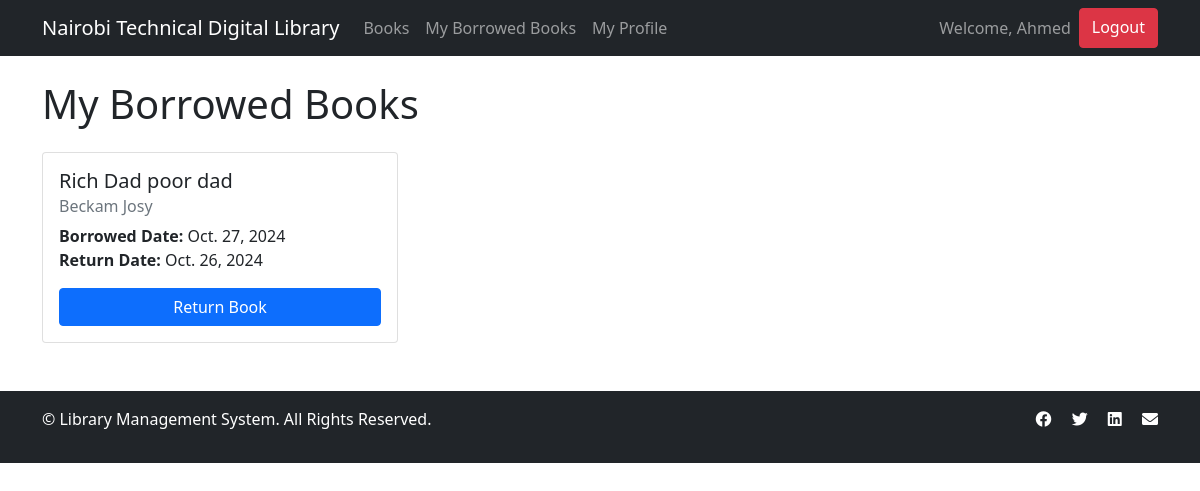
Screenshot of /borrowed/ (signed in) with the database file from the repository.
### library/models.py (models this page shows, shortened)
class BorrowedBook(models.Model):
    user = models.ForeignKey(User, on_delete=models.CASCADE)
    book = models.ForeignKey(Book, on_delete=models.CASCADE)
    borrowed_date = models.DateField(auto_now_add=True)
    return_date = models.DateField()
    returned = models.BooleanField(default=False)

class Book(models.Model):
    title = models.CharField(max_length=200)
    image= models.ImageField(upload_to='book_pics/', blank=True, null=True)
    author = models.CharField(max_length=100)
    isbn = models.CharField(max_length=13, unique=True)
    publication_date = models.DateField()
    available_copies = models.IntegerField(default=1)
    created_at = models.DateTimeField(auto_now_add=True)
    updated_at = models.DateTimeField(auto_now=True)

### library/views.py (the view)
# urls.py: path('borrowed/', views.borrowed_books, name='borrowed_books'),
@login_required
def borrowed_books(request):
    borrowed_books = BorrowedBook.objects.filter(user=request.user, returned=False)
    return render(request, 'library/borrowed_books.html', {'borrowed_books': borrowed_books})

### library/templates/library/borrowed_books.html (shortened to what this page needs)
{% extends 'base.html' %}
{% block content %}
<h1 class="mb-4">My Borrowed Books</h1>
<div class="row row-cols-1 row-cols-md-3 g-4">
    {% for borrowed in borrowed_books %}
    <div class="col">
        <div class="card h-100">
            <div class="card-body">
                <h5 class="card-title">{{ borrowed.book.title }}</h5>
                <h6 class="card-subtitle mb-2 text-muted">{{ borrowed.book.author }}</h6>
                <p class="card-text">
                    <strong>Borrowed Date:</strong> {{ borrowed.borrowed_date }}<br>
                    <strong>Return Date:</strong> {{ borrowed.return_date }}
                </p>
                <div class="d-grid">
                    <a href="{% url 'return_book' borrowed.pk %}" class="btn btn-primary">Return Book</a>
                </div>
            </div>
        </div>
    </div>
    {% empty %}
    <div class="col">
        <p>You haven't borrowed any books yet.</p>
    </div>
    {% endfor %}
</div>
{% endblock %}

### library/templates/base.html (shortened to what this page needs)
<!DOCTYPE html>
<html lang="en">
<head>
    <link
        href="https://cdn.jsdelivr.net/npm/bootstrap@5.1.3/dist/css/bootstrap.min.css"
        rel="stylesheet">
    <link
        rel="stylesheet"
        href="https://cdnjs.cloudflare.com/ajax/libs/font-awesome/6.0.0-beta3/css/all.min.css">
</head>
<body>
    <nav class="navbar navbar-expand-lg navbar-dark bg-dark mb-4">
        <div class="container">
            <a class="navbar-brand" href="{% url 'book_list' %}"> Nairobi Technical Digital Library</a>
            <div class="collapse navbar-collapse" id="navbarNav">
                <ul class="navbar-nav me-auto">
                    <li class="nav-item">
                        <a class="nav-link" href="{% url 'book_list' %}">Books</a>
                    </li>
                    {% if user.is_authenticated %}
                    <li class="nav-item">
                        <a class="nav-link" href="{% url 'borrowed_books' %}">My Borrowed Books</a>
                    </li>
                    <li class="nav-item">
                        <a class="nav-link" href="{% url 'profile' %}">My Profile</a>
                    </li>
                    {% endif %}
                </ul>
                <ul class="navbar-nav">
                    {% if user.is_authenticated %}
                    <li class="nav-item">
                        <span class="nav-link">Welcome, {{ user.username }}</span>
                    </li>
                    <a href="{% url 'logout' %}" class="btn btn-danger" onclick="event.preventDefault(); document.getElementById('logout-form').submit();">
                        Logout
                    </a>
                    {% endif %}
                </ul>
            </div>
        </div>
    </nav>
    <div class="container">
        {% block content %}{% endblock %}
    </div>
    <footer class="bg-dark text-white mt-5">
        <div class="container py-3">
            <div class="row">
                <div class="col-md-6">
                    <p>&copy; {{ current_year }} Library Management System. All Rights Reserved.</p>
                </div>
                <div class="col-md-6 text-md-end">
                    <a href="#" class="text-white me-3"><i class="fab fa-facebook"></i></a>
                    <a href="#" class="text-white me-3"><i class="fab fa-twitter"></i></a>
                    <a href="#" class="text-white me-3"><i class="fab fa-linkedin"></i></a>
                    <a href="#" class="text-white"><i class="fas fa-envelope"></i></a>
                </div>
            </div>
        </div>
    </footer>
</body>
</html>

### rows the page displays
BorrowedBook: book "Rich Dad poor dad", book.author "Beckam Josy", borrowed_date "Oct. 27, 2024", return_date "Oct. 26, 2024"

### other values shown
{{ user.username }} "Ahmed"
